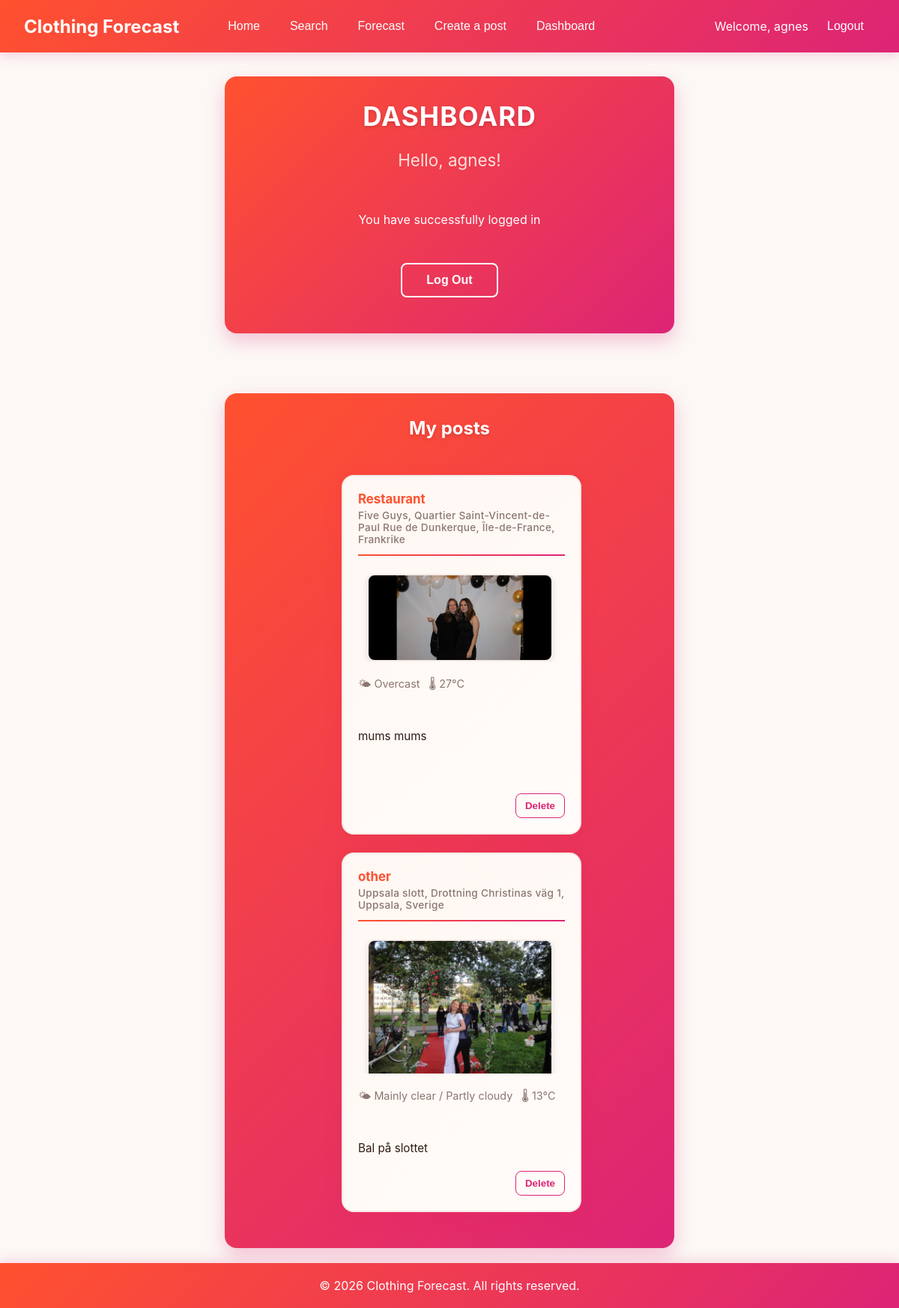
Page /dashboard.php (signed in) on the committed database.
### tables this page shows
CREATE TABLE Post (
    ID INTEGER PRIMARY KEY AUTOINCREMENT,
    UserID INTEGER NOT NULL,
    Private INTEGER DEFAULT 0,
    Description TEXT,
    Weather TEXT NOT NULL,
    Temperature INT NOT NULL,
    Adress TEXT NOT NULL,
    Type TEXT NOT NULL,
    FOREIGN KEY (UserID) REFERENCES User(ID) ON DELETE CASCADE
);

CREATE TABLE Image (
    ID INTEGER PRIMARY KEY AUTOINCREMENT,
    PostID INTEGER NOT NULL,
    FilePath TEXT NOT NULL,
    FOREIGN KEY (PostID) REFERENCES Post(ID) ON DELETE CASCADE
);

### dashboard.php (the view, shortened to what this page needs)
<?php
require_once("include/models/db.php");
$currentUserId = $_SESSION['user_id'] ?? null;
$posts = [];
$isAdmin = false;
if ($currentUserId) {
    $permStmt = $pdo->prepare("SELECT Permission FROM User WHERE ID = ?");
    $permStmt->execute([$currentUserId]);
    $permRow = $permStmt->fetch(PDO::FETCH_ASSOC);
    $isAdmin = ($permRow && isset($permRow['Permission']) && $permRow['Permission'] === 'admin');
    if ($isAdmin) {
        $stmt = $pdo->prepare("SELECT * FROM Post ORDER BY ID DESC");
        $stmt->execute();
    } else {
        $stmt = $pdo->prepare("SELECT * FROM Post WHERE UserID = ? ORDER BY ID DESC");
        $stmt->execute([$currentUserId]);
    }
    $posts = $stmt->fetchAll(PDO::FETCH_ASSOC);
}
require_once "include/views/_header.php";
?>
    <div class="center">
        <div class="dashboard">
            <h1>Dashboard</h1>
            <h2>Hello, <?= htmlspecialchars($_SESSION['username']); ?>!</h2>
            <p>You have successfully logged in</p>
            <p><a href="logout.php" class="btn btn-outline">Log Out</a></p>
        </div>
        <div class="post-container<?php echo empty($posts) ? ' hidden' : ''; ?>">
            <h2><?= $isAdmin ? 'All posts' : 'My posts' ?></h2>
            <div class="posts-section">
            <?php if (!empty($posts)): ?>
                <?php foreach ($posts as $post): ?>
                    <div class="post-card" data-post-id="<?= htmlspecialchars($post['ID']) ?>">
                        <div class="post-header">
                            <strong><?= htmlspecialchars($post['Type']) ?></strong>
                            <span><?= htmlspecialchars($post['Adress']) ?></span>
                        </div>
                        <div class="post-main">
                            <div class="post-images">
                                <?php
                                $imgStmt = $pdo->prepare("SELECT FilePath FROM Image WHERE PostID = ?");
                                $imgStmt->execute([$post['ID']]);
                                $images = $imgStmt->fetchAll(PDO::FETCH_ASSOC);
                                ?>
                                <?php foreach ($images as $img): ?>
                                    <img src="<?= htmlspecialchars($img['FilePath']) ?>" alt="Post image">
                                <?php endforeach; ?>
                            </div>
                            <div class="post-meta">
                                <span>🌤 <?= htmlspecialchars($post['Weather']) ?></span>
                                <span>🌡 <?= htmlspecialchars($post['Temperature']) ?>°C</span>
                            </div>
                            <p class="post-desc">
                                <?= nl2br(htmlspecialchars($post['Description'])) ?>
                            </p>
                        </div>
                        <div class="post-action-buttons">
                            <button class="btn btn-delete" data-post-id="<?= htmlspecialchars($post['ID']) ?>">Delete</button>
                        </div>
                    </div>
                <?php endforeach; ?>
            <?php endif; ?>
            </div>
    </div>
    </div>
<?php require_once "include/views/_footer.php"; ?>

### include/views/_header.php (shortened to what this page needs)
<!DOCTYPE html>
<html lang="en">
<head>
    <link rel="stylesheet" href="css/styles.css">
</head>
<body>
<header>
    <nav class="navbar">
        <div class="navbar-title">Clothing Forecast</div>
        <div class="nav-links">
            <div class="main-nav">
                <a href="index.php" class="btn btn-nav">Home</a>
                <a href="search.php" class="btn btn-nav">Search</a>
                <a href="clothingForecast.php" class="btn btn-nav">Forecast</a>
                <?php if (isset($_SESSION['user_id'])): ?>
                    <a href="post.php" class="btn btn-nav">Create a post</a>
                <?php endif; ?>
                <?php if (isset($_SESSION['user_id'])): ?>
                    <a href="dashboard.php" class="btn btn-nav">Dashboard</a>
                <?php endif; ?>
            </div>
            <div class="auth-nav">
                <?php if (isset($_SESSION['user_id'])): ?>
                    <span class="username">
                        Welcome, <?= htmlspecialchars($_SESSION['username']) ?>
                    </span>
                    <a href="logout.php" class="btn btn-nav">Logout</a>
                <?php else: ?>
                    <a href="login.php" class="btn btn-nav">Login</a>
                <?php endif; ?>
            </div>
        </div>
    </nav>
</header>

### include/views/_footer.php
<footer class="footer">
  <p>&copy; 2026 Clothing Forecast. All rights reserved.</p>
</footer>
</body>
</html>

### rows in the picture
post: Type "Restaurant", Adress "Five Guys, Quartier Saint-Vincent-de-Paul Rue de Dunkerque, Île-de-France, Frankrike", Weather "Overcast", Temperature "27", Description "mums mums"
image: FilePath (picture)
post: Type "other", Adress "Uppsala slott, Drottning Christinas väg 1, Uppsala, Sverige", Weather "Mainly clear / Partly cloudy", Temperature "13", Description "Bal på slottet"
image: FilePath (picture)

### other values in the picture
$_SESSION['username'] "agnes"
